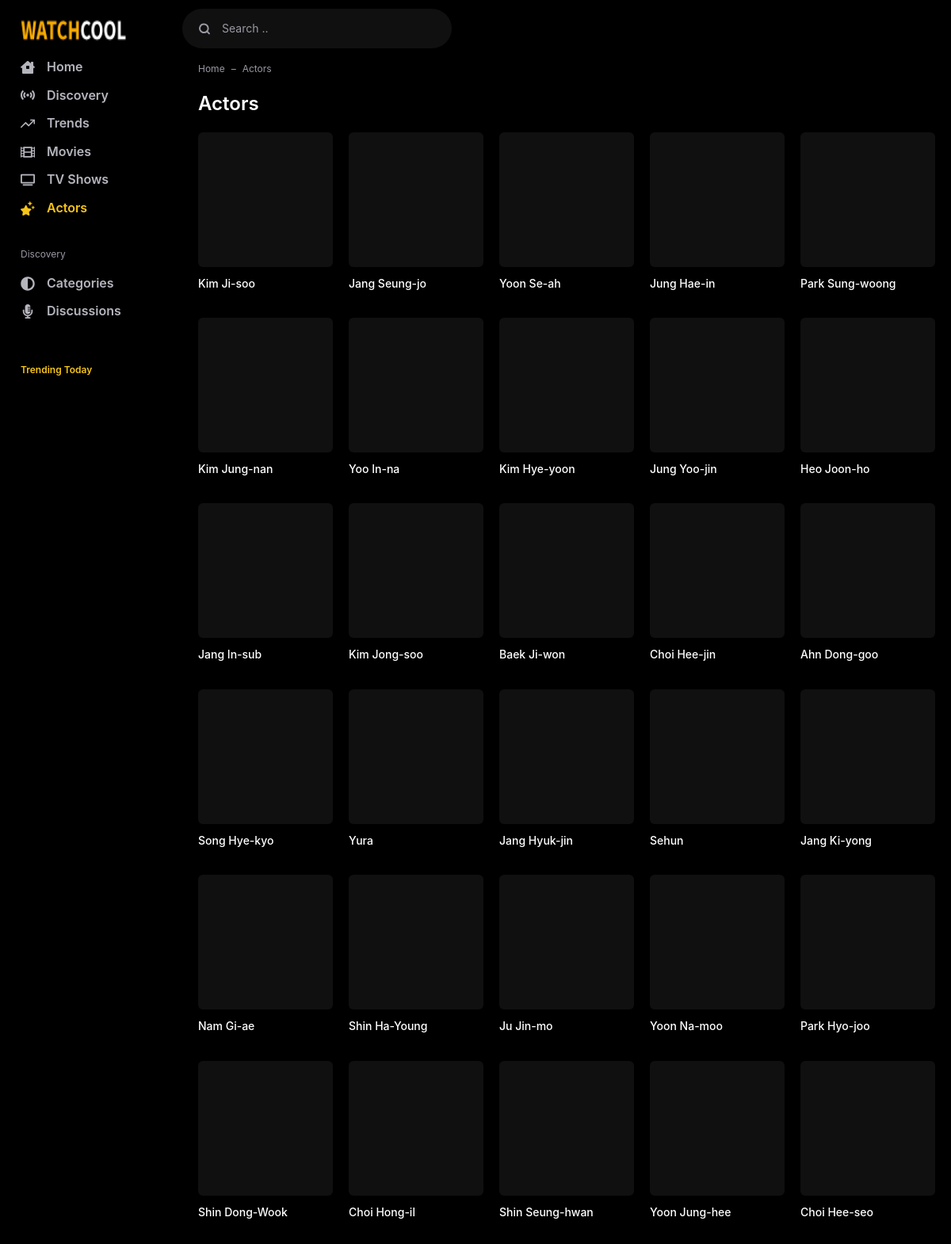
Page /web16/actors/ (upper part) on the committed database.
### webapp/models/common.py (models this page shows, shortened)
class Cast(models.Model):
    movie = models.ManyToManyField(Movie,related_name="cast",related_query_name="has_cast")
    tv = models.ManyToManyField(TV,related_name="cast",related_query_name="has_cast")
    gender = models.CharField(max_length=1,choices=GENDER_CHOICES,default=1)
    name = models.CharField(max_length=100)
    tmdb_cast_id = models.IntegerField()
    popularity = models.DecimalField(max_digits=6,decimal_places=3,null=True,blank=True)
    profile_path = models.URLField(null=True,blank=True)
    slug = models.SlugField(null=True,blank=True,editable=True,max_length=2083)
    added_on = models.DateField(default=timezone.now,editable=True)
    class Meta:
        ordering = ("-popularity",)

### webapp/views.py (the view)
# urls.py: path("actors/",cache_page(CACHE_TIME)(views.ActorList.as_view()),name="actor_list"),
class ActorList(ListView):
    model = Cast
    paginate_by = 40
    template_name = "webapp/actor_list.html"
    context_object_name = "actors"
    def get_queryset(self):
        return self.model.objects.filter(~Q(profile_path__endswith="None")).order_by("-added_on","-popularity")
    def get_context_data(self, **kwargs):
        context = super().get_context_data(**kwargs)
        title = f"List all Actors | {self.request.get_host()}"
        context["title"] = title
        context["description"] = title
        context["currentPage"] = "actors"
        return context

### webapp/context_processors.py (called while the page is built)
def tvsViewin(days,get):
    return ViewLog.objects.filter(movie=None,
        viewed_on__date__gte=(datetime.date.today()-datetime.timedelta(days=days))).values(
        "tv",
        slug = F("tv__slug"),
        title=F("tv__title"),
        themoviedb_id = F("tv__themoviedb_id"),
        original_title = F("tv__original_title"),
        imdb_id = F("tv__imdb_id"),
        trailer = F("tv__trailer"),
        published = F("tv__published"),
        runtime = F("tv__runtime"),
        added_on = F("tv__added_on"),
        updated_on = F("tv__updated_on"),
        media_type = F("tv__media_type"),
        poster_path=F("tv__poster_path"),
        overview=F("tv__overview"),
        vote_average=F("tv__vote_average"),
        backdrop_path=F("tv__backdrop_path"),
        release_date=F("tv__release_date"),
        ).annotate(views=Count("tv")).order_by()[:get]

def config(request=None):
    data = cache.get_many(KEYS)
    if not data:
        data = cache_context()
        cache.set_many(data,settings.CACHE_TIME)
    return data

### webapp/templates/webapp/actor_list.html (shortened to what this page needs)
{% extends 'webapp/_base.html' %}
{% block content %}
<div class="flex-fill">
    <nav aria-label="breadcrumb">
        <ol class="breadcrumb">
            <li class="breadcrumb-item"><a href="{% url 'app_webapp:home' %}">Home</a></li>
            <li class="breadcrumb-item active" aria-current="page">Actors</li>
        </ol>
    </nav>
    <div class="d-flex">
        <div class="app-content">
            <div class="app-section">
                <div class="mb-3">
                    <div class="text-24 text-white font-weight-bold">Actors</div>
                </div>
                <div class="row row-cols-md-5 row-cols-2">
                    {% for actor in actors %}
                        {% include 'webapp/includes/actor.html' with actor=actor only %}
                    {% endfor %}
                </div>
            </div>
        </div>
    </div>
</div>
{% endblock content %}

### webapp/templates/webapp/includes/actor.html
<div class="col">
    <div class="list-actor">
        <a href="{% url 'app_webapp:actor_detail' actor.slug %}"
            class="list-media" title="{{actor.name}}">
            <div class="media"
                data-src="{{actor.profile_path}}">
            </div>
        </a>
        <div class="list-caption">
            <a href="{% url 'app_webapp:actor_detail' actor.slug %}"
                class="list-title" title="{{actor.name}}">
                {{actor.name}}</a>
        </div>
    </div>
</div>

### rows in the picture
Cast: name "Kim Ji-soo"
Cast: name "Jang Seung-jo"
Cast: name "Yoon Se-ah"
Cast: name "Jung Hae-in"
Cast: name "Park Sung-woong"
Cast: name "Kim Jung-nan"
Cast: name "Yoo In-na"
Cast: name "Kim Hye-yoon"
Cast: name "Jung Yoo-jin"
Cast: name "Heo Joon-ho"
Cast: name "Jang In-sub"
Cast: name "Kim Jong-soo"
Cast: name "Baek Ji-won"
Cast: name "Choi Hee-jin"
Cast: name "Ahn Dong-goo"
Cast: name "Song Hye-kyo"
Cast: name "Yura"
Cast: name "Jang Hyuk-jin"
Cast: name "Sehun"
Cast: name "Jang Ki-yong"
Cast: name "Nam Gi-ae"
Cast: name "Shin Ha-Young"
Cast: name "Ju Jin-mo"
Cast: name "Yoon Na-moo"
Cast: name "Park Hyo-joo"
Cast: name "Shin Dong-Wook"
Cast: name "Choi Hong-il"
Cast: name "Shin Seung-hwan"
Cast: name "Yoon Jung-hee"
Cast: name "Choi Hee-seo"
